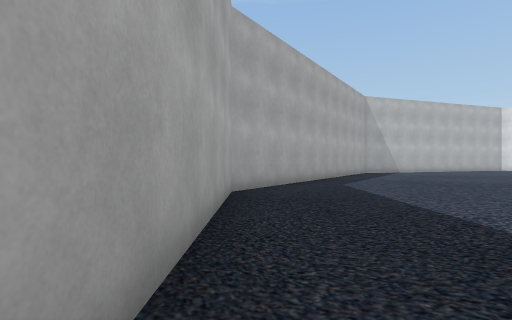
[1] (above)

20 first-person views from a walk through a scene from a Unity 3-D project. The camera is 1.2 m above the floor, looks level and sees 85° across. Doors are open. The floor is counted in squares, 2 m on a side. Each view is taken from the middle of a square. On the plan, view 1 faces up. The plan holds only what a view shows up to about 9 squares ahead; the rest is blank. The place goes on beyond the plan. The player is left out. Some animated figures are left out.

[2]
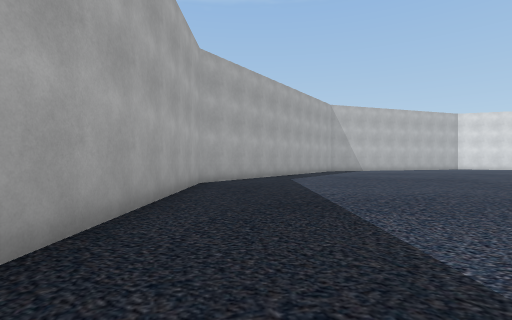

[3]
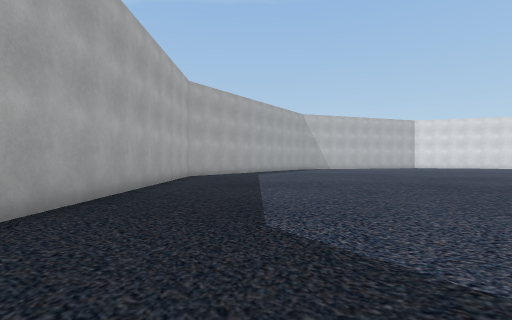

[4]
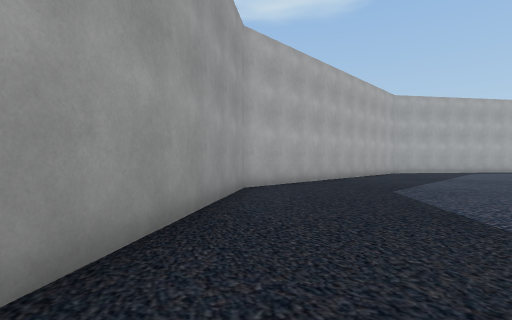

[5]
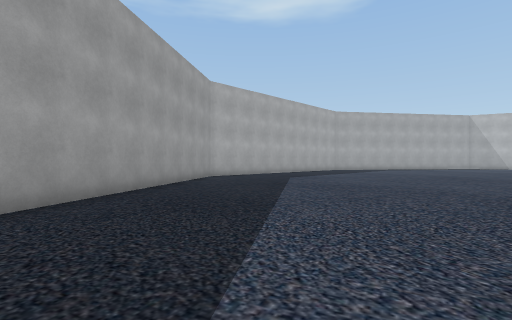

[6]
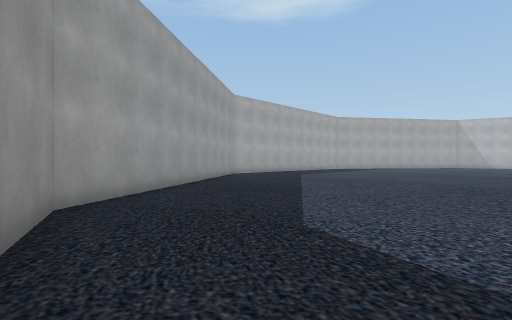

[7]
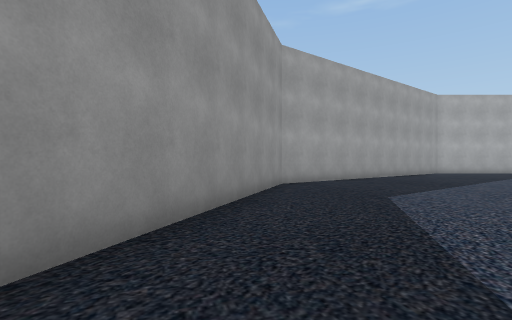

[8]
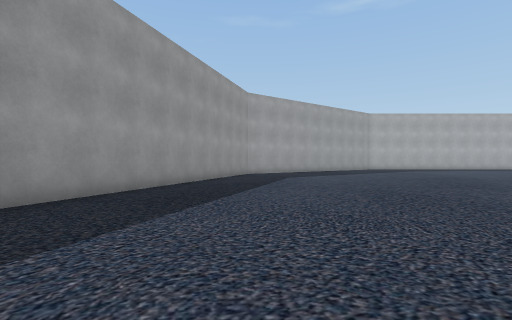

[9]
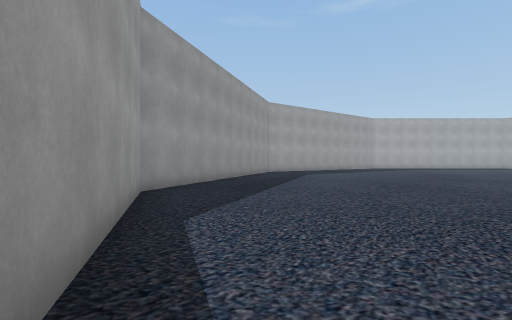

[10]
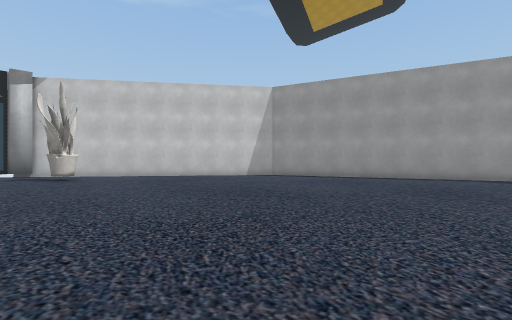

[11]
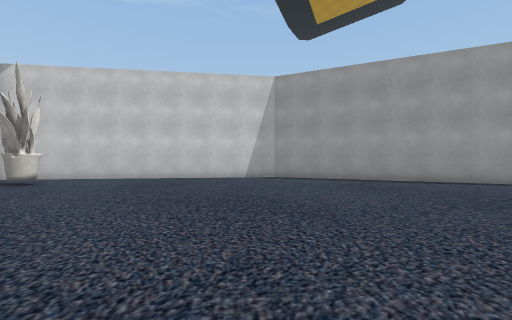

[12]
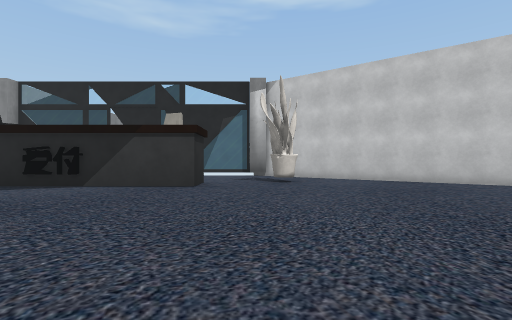

[13]
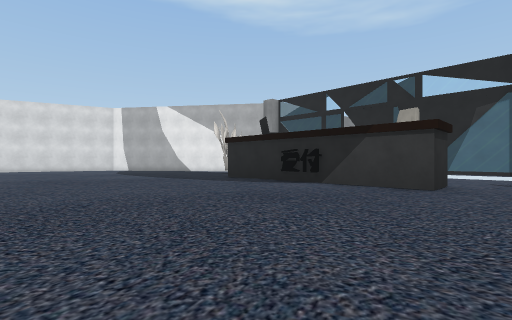

[14]
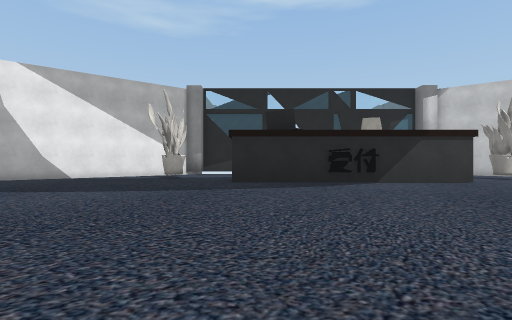

[15]
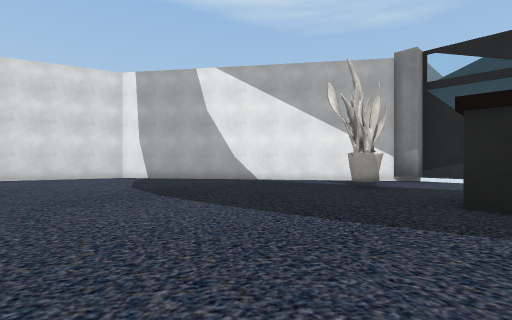

[16]
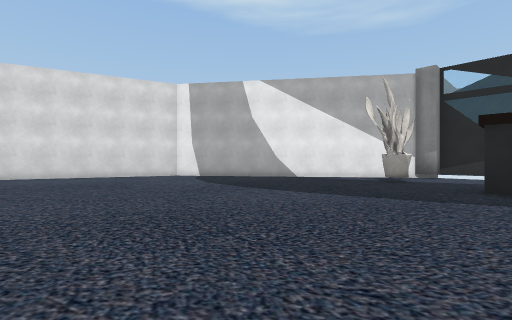

[17]
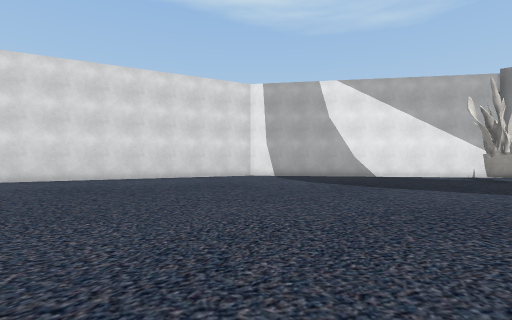

[18]
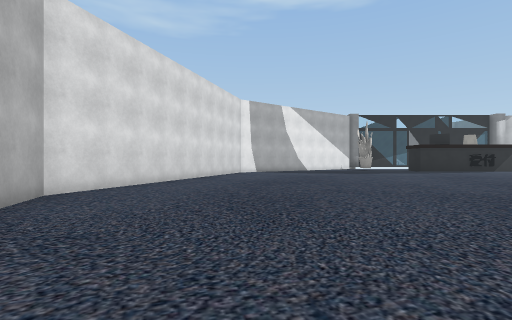

[19]
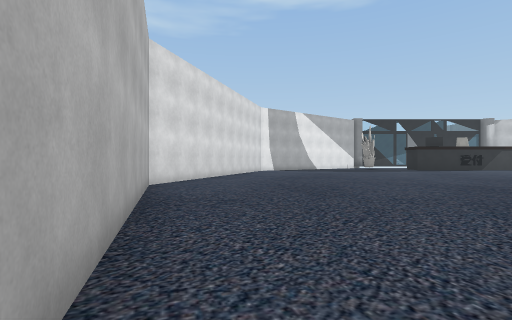

[20]
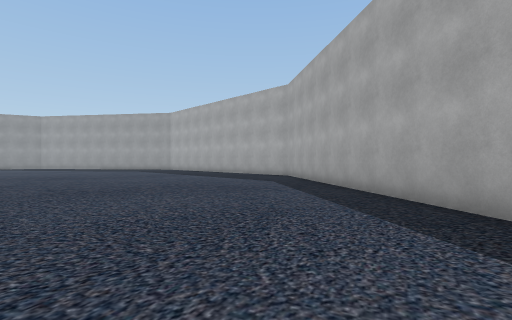

### Floor plan
Points are (right, up) in squares from view 1. A wall is a line through its corners. A room is listed if a view was taken in it or the views show most of it. See-through windows are left out.
Room 1 (views 1, 2, 3, 4, 5, 6, 7, 8, 9, 10, 11, 12, 13, 14, 15, 16, 17, 18, 19, 20)
walls: (24.4, -2.6) (23.2, -2.6) (23.2, 3.6); (4.3, 11.8) (-0.5, 5.3) (-0.5, -3.9) (4.9, -11.3) (13.7, -14.2) (20.9, -11.8); (21.8, 12.9) (13.7, 15.6) (7.6, 13.6); (27.4, 5.2) (27.4, 5.9); (23.4, -10) (27.4, -4.5); (27.9, 4) (27.9, 5.2); (27.7, 5.5) (23.5, 11.2); (27.9, -3.6) (27.9, -2.1)
objects: other object (25, -5); other object (25, 6); other object (26, -1)

Positions as (right, up) in squares from view 1, and headings:
1: (0, 0), facing up
2: (1, -2), facing up
3: (2, -5), facing up
4: (4, -8), facing up-left
5: (8, -10), facing up-left
6: (9, -12), facing up-left
7: (12, -12), facing left
8: (17, -11), facing left
9: (19, -12), facing left
10: (15, -3), facing down-right
11: (16, -4), facing down-right
12: (17, -4), facing right
13: (17, -4), facing up-right
14: (16, 3), facing right
15: (19, 3), facing up-right
16: (17, 3), facing up-right
17: (15, 5), facing up-right
18: (9, 12), facing right
19: (7, 13), facing right
20: (8, 12), facing down-left
